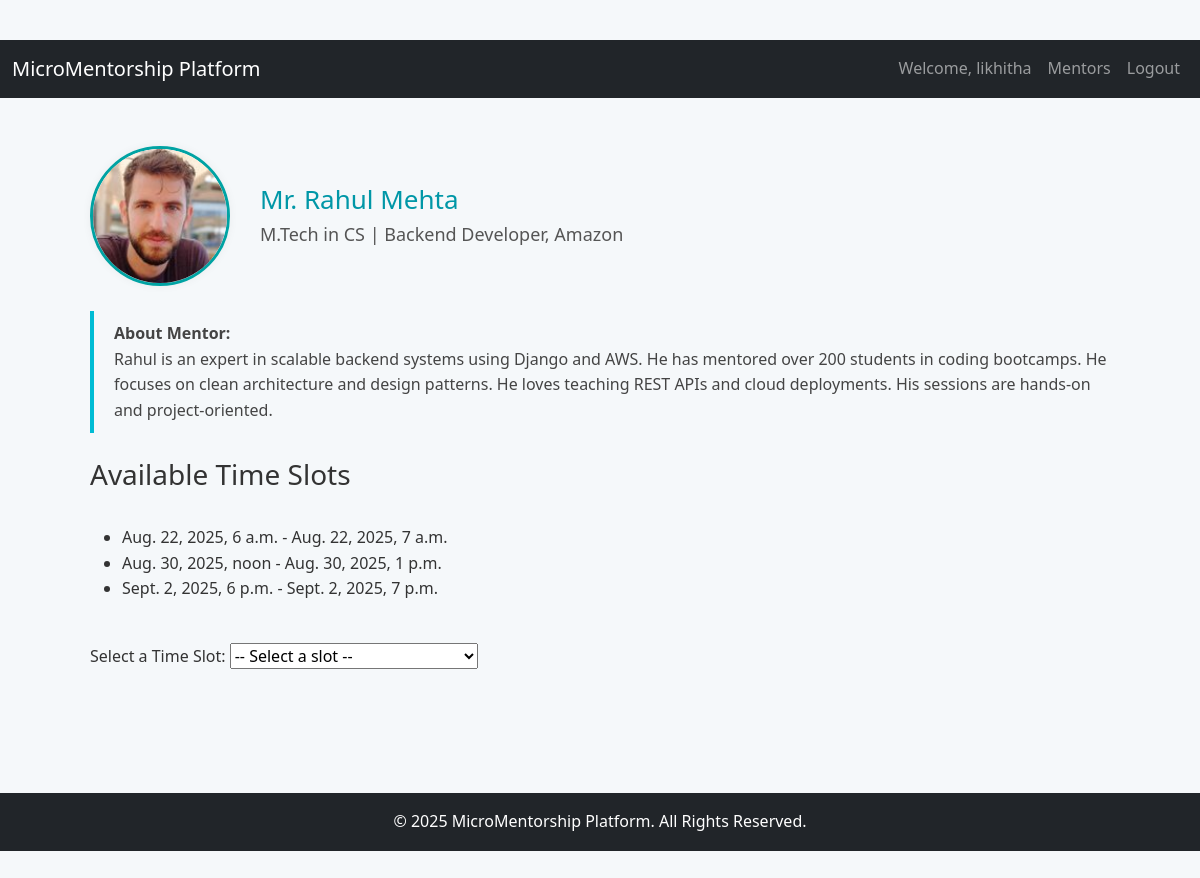
The app's page /mentors/2/ (signed in) with its own data.
### base/models.py (models this page shows, shortened)
class User(AbstractUser):
    is_mentor = models.BooleanField(default=False)
    is_student = models.BooleanField(default=False)
    class Meta:
        swappable = 'AUTH_USER_MODEL'  # Important to allow Django to swap default

class Mentor(models.Model):
    mentor_user = models.OneToOneField('MentorUser', on_delete=models.CASCADE, null=True, blank=True)
    name = models.CharField(max_length=200, default='Mentor Name')
    photo = models.ImageField(upload_to='mentor_photos/')
    qualification = models.CharField(max_length=255)
    job_role = models.CharField(max_length=255)
    about = models.TextField()
    is_paid = models.BooleanField(default=False)
    fee = models.DecimalField(max_digits=8, decimal_places=2, default=0)

class Availability(models.Model):
    mentor = models.ForeignKey(Mentor, on_delete=models.CASCADE, related_name='availabilities')
    start = models.DateTimeField()
    end = models.DateTimeField()

### base/views.py (the view)
# urls.py: path('mentors/<int:mentor_id>/', views.mentor_detail, name='mentor_detail'),
@login_required
def mentor_detail(request, mentor_id):
    mentor = get_object_or_404(Mentor, id=mentor_id)
    availabilities = Availability.objects.filter(mentor=mentor)
    if request.method == 'POST':
        form = BookingForm(request.POST)
        slot_value = request.POST.get('slot')  # e.g., "2025-08-06T10:00|2025-08-06T10:30"
        if slot_value:
            start_str, end_str = slot_value.split('|')
            start = parse_datetime(start_str)
            end = parse_datetime(end_str)
            booking = Booking.objects.create(
                mentor=mentor,
                student=request.user,
                start=start,
                end=end,
                paid=mentor.is_paid,
                meeting_link="https://your-meeting-link.com"
            )
            send_booking_emails(booking)  # Send email after booking
            if mentor.is_paid:
                return redirect('payment_page', booking_id=booking.id)
            else:
                return redirect('booking_success')
        else:
            messages.error(request, "Please select a valid time slot.")
    else:
        form = BookingForm()
    return render(request, 'mentorship/mentor_detail.html', {
        'mentor': mentor,
        'availabilities': availabilities,
        'form': form,
    })

### base/forms.py
class BookingForm(forms.ModelForm):
    class Meta:
        model = Booking
        fields = []  # or use exclude = [...] as above

### base/templates/mentorship/mentor_detail.html (shortened to what this page needs)
{% extends 'base.html' %}
{% load static %}
{% block content %}
<link href="https://cdnjs.cloudflare.com/ajax/libs/fullcalendar/5.11.3/main.min.css" rel="stylesheet">
<div class="container">
  <div class="mentor-detail">
    <div class="mentor-info">
      <img src="{{ mentor.photo.url }}" alt="Mentor Photo">
      <div class="mentor-text">
        <h2>{{ mentor.name }}</h2>
        <div class="role">{{ mentor.qualification }} | {{ mentor.job_role }}</div>
      </div>
    </div>
    <div class="about-section">
      <strong>About Mentor:</strong><br>
      {{ mentor.about }}
    </div>
    <h3>Available Time Slots</h3>
    <ul>
      {% for av in availabilities %}
        <li>{{ av.start }} - {{ av.end }}</li>
      {% empty %}
        <li>No available slots</li>
      {% endfor %}
    </ul>
    <form method="post" action="{% url 'mentor_detail' mentor.id %}" id="booking-form">
  <label for="slot">Select a Time Slot:</label>
  <select name="slot" id="slot" required>
    <option value="">-- Select a slot --</option>
  </select>
  <br><br>
</form>
  </div>
</div>
{% endblock %}

### base/templates/base.html (shortened to what this page needs)
{% load static %}
<!DOCTYPE html>
<html lang="en">
<head>
    <link rel="stylesheet" href="{% static 'css/styles.css' %}">
    <link href="https://cdn.jsdelivr.net/npm/bootstrap@5.3.0/dist/css/bootstrap.min.css" rel="stylesheet">
</head>
<body>
<nav class="navbar navbar-expand-lg navbar-dark bg-dark">
    <div class="container-fluid">
        <a class="navbar-brand" href="{% url 'home' %}">MicroMentorship Platform</a>
        <div class="collapse navbar-collapse justify-content-end" id="navbarNav">
            <ul class="navbar-nav">
                {% if user.is_authenticated %}
                    <li class="nav-item">
                        <span class="nav-link">Welcome, {{ user.username }}</span>
                    </li>
                    <li class="nav-item">
                        <a class="nav-link" href="{% url 'mentor_list' %}">Mentors</a>
                    </li>
                    <li class="nav-item">
                        <a class="nav-link" href="{% url 'logout' %}">Logout</a>
                    </li>
                {% endif %}
            </ul>
        </div>
    </div>
</nav>
<div class="container my-5">
    {% block content %}{% endblock %}
</div>
<footer class="bg-dark text-white text-center py-3">
    <div class="container">
        &copy; 2025 MicroMentorship Platform. All Rights Reserved.
    </div>
</footer>
</body>
</html>

### base/static/css/styles.css (style rules this page uses)
body { font-family: Arial, sans-serif; margin:0; padding:20px; background:#f9f9f9; }
body { font-family: 'Segoe UI', sans-serif; background: linear-gradient(135deg, #ece9e6, #ffffff); margin: 0; padding: 0; color: #333; }

### base/templates/base.html (style rules this page uses)
footer { background: #003b4f; color: white; text-align: center; padding: 15px; }

### base/templates/mentorship/mentor_detail.html (style rules this page uses)
body { font-family: 'Segoe UI', sans-serif; background: #f5f8fa; color: #333; line-height: 1.6; padding: 40px 0; }
.container { max-width: 1100px; margin: auto; padding: 0 20px; }
.mentor-detail { display: flex; flex-direction: column; gap: 25px; padding-bottom: 50px; }
.mentor-info { display: flex; align-items: center; gap: 30px; }
.mentor-info img { width: 140px; height: 140px; object-fit: cover; border-radius: 50%; border: 3px solid #00a3a3; box-shadow: 0 0 10px rgba(0,0,0,0.05); }
.mentor-text { display: flex; flex-direction: column; }
.mentor-text h2 { font-size: 26px; color: #0097a7; margin-bottom: 5px; }
.mentor-text .role { font-size: 18px; font-weight: 500; color: #555; }
.about-section { padding: 10px 0; font-size: 16px; color: #444; border-left: 4px solid #00bcd4; padding-left: 20px; background: transparent; }

### records on screen
User: username "likhitha"
Mentor: photo (picture), name "Mr. Rahul Mehta", qualification "M.Tech in CS", job_role "Backend Developer, Amazon", about "Rahul is an expert in scalable backend systems using Django and AWS. He has mentored over 200 students in coding bootcamps. He focuses on clean architecture and design patterns. He loves teaching REST APIs and cloud deployments. His sessions are hands-on and project-oriented."
Availability: start "Aug. 22, 2025, 6 a.m.", end "Aug. 22, 2025, 7 a.m."
Availability: start "Aug. 30, 2025, noon", end "Aug. 30, 2025, 1 p.m."
Availability: start "Sept. 2, 2025, 6 p.m.", end "Sept. 2, 2025, 7 p.m."
